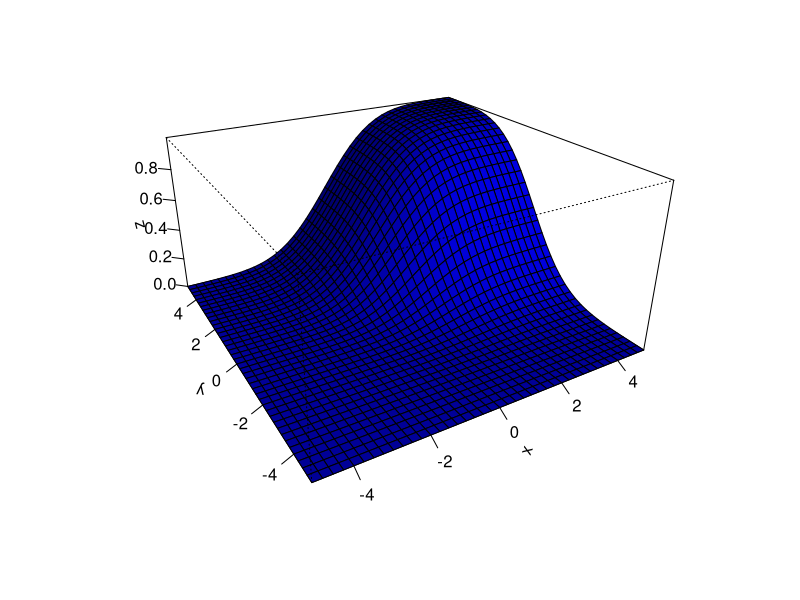
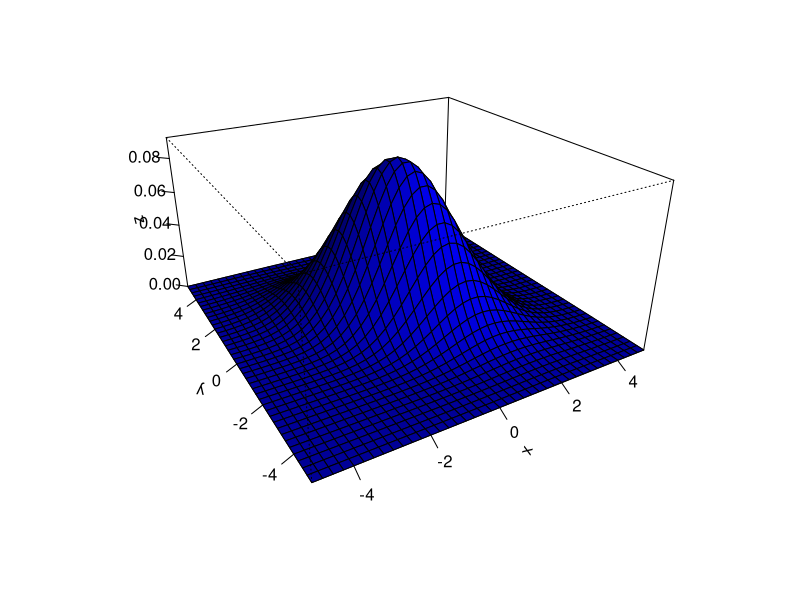
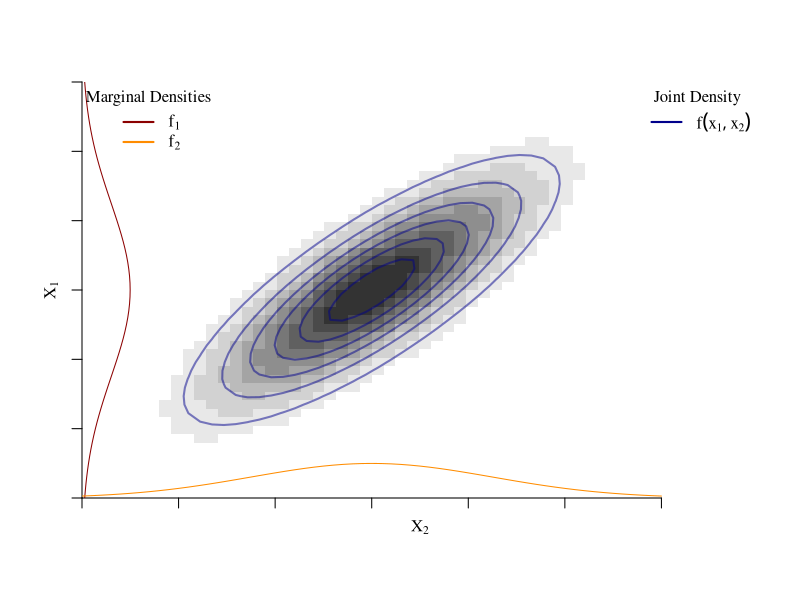
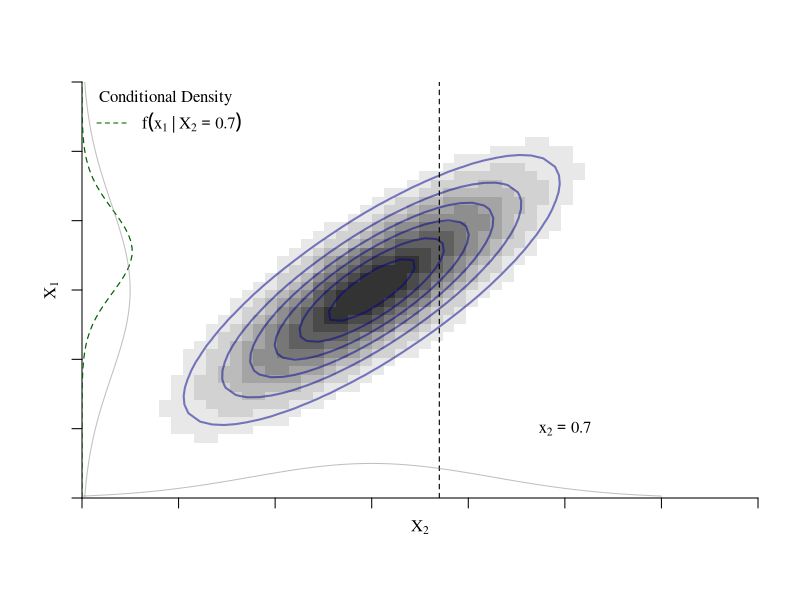
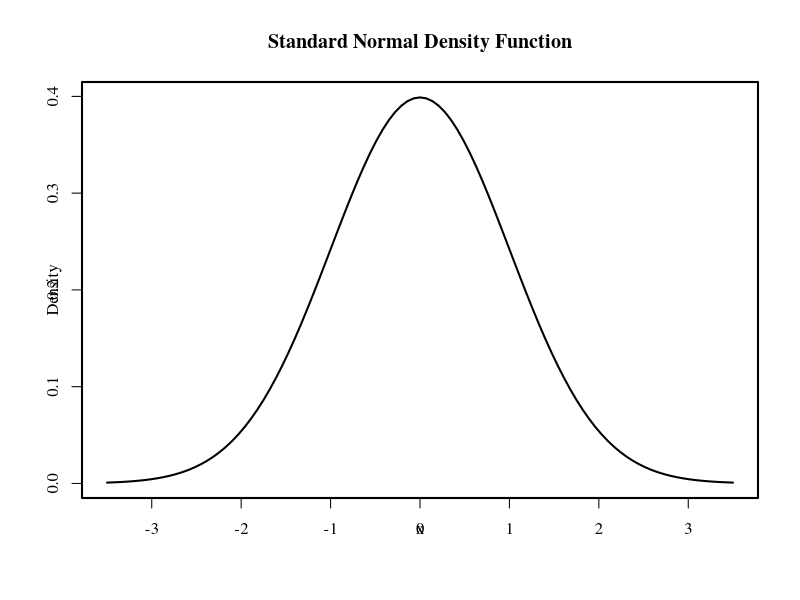
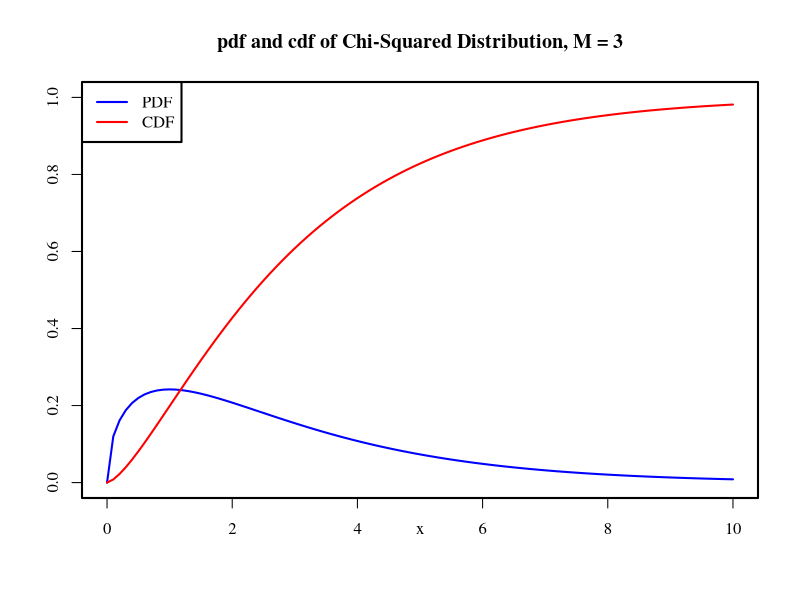
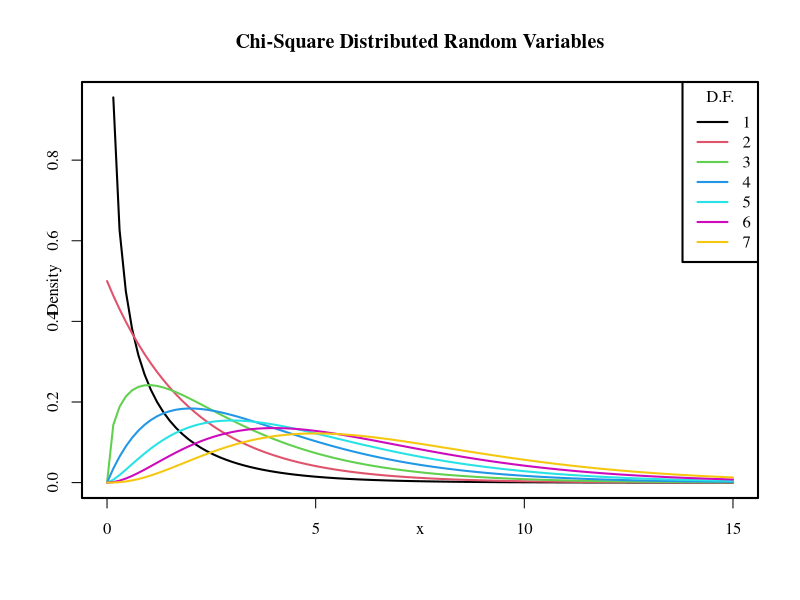
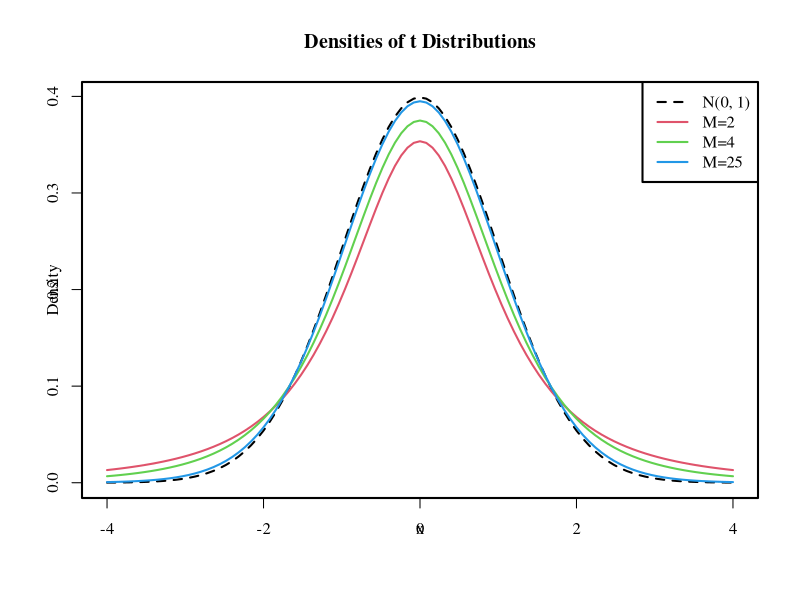

Generate these figures, in order, with R:
## ---- chunk 1
set.seed(869)
## 5 (fair) coin-flips:
results <- sample(x = c("H", "T"), size = 5, replace = TRUE)
## Relative frequency of "H" in 5 coin-flips
length(results[results=="H"])/5

## 50 (fair) coin-flips:
results <- sample(x = c("H", "T"), size = 50, replace = TRUE)
## Relative frequency of "H" in 50 coin-flips
length(results[results=="H"])/50

## 5000 (fair) coin-flips:
results <- sample(x = c("H", "T"), size = 5000, replace = TRUE)
## Relative frequency of "H" in 5000 coin-flips
length(results[results=="H"])/5000
## ---- chunk 2
## Install the package if not installed yet
# install.packages("mnormt")

library(mnormt)

x     <- seq(-5, 5, 0.25) 
y     <- seq(-5, 5, 0.25)
mu    <- c(0, 0)
sigma <- matrix(c(2, -1, -1, 2), nrow = 2)
f     <- function(x, y) pmnorm(cbind(x, y), mu, sigma)
z     <- outer(x, y, f)

persp(x, y, z, theta = -30, phi = 25, 
      shade = 0.75, col = "blue", expand = 0.5, r = 2, 
      ltheta = 25, ticktype = "detailed")
## ---- chunk 3
## Load the package
library(mnormt)

x     <- seq(-5, 5, 0.25) 
y     <- seq(-5, 5, 0.25)
mu    <- c(0, 0)
sigma <- matrix(c(2, -1, -1, 2), nrow = 2)
f     <- function(x, y) dmnorm(cbind(x, y), mu, sigma)
z     <- outer(x, y, f)

persp(x, y, z, theta = -30, phi = 25, 
      shade = 0.75, col = "blue", expand = 0.5, r = 2, 
      ltheta = 25, ticktype = "detailed")
## ---- chunk 4
library("scales")
par(lwd=2,mgp=c(1,1,0), family="serif")
# Modified to extract diagonal.
bivariate.normal <- function(x, mu, Sigma) 
  exp(-.5 * diag(t(x-mu) %*% solve(Sigma) %*% (x-mu))) / sqrt(2 * pi * det(Sigma))

mu    <- c(0,0)
Sigma <- matrix(c(1,.8,.8,1), nrow=2)

x1 <- seq(-3, 3, length.out=50)
x2 <- seq(-3, 3, length.out=50)

# plot(1:10,axes=FALSE, frame.plot=TRUE, lwd=1)

# z can now be calculated much easier.
z     <- bivariate.normal(t(expand.grid(x1,x2)),mu,Sigma)
dim(z)<-c(length(x1),length(x2))
contour(x1, x2, z, col="#4545FF", drawlabels=FALSE, nlevels=5,
        xlab=expression(X[2]), ylab=expression(X[1]),  lwd=1,xlim=c(-3,4),ylim=range(x2),frame.plot=FALSE,axes=FALSE,xaxs = "i", yaxs = "i")
image(x1, x2, z, col=gray(seq(1,.2,len=10)), add=TRUE)
contour(x1, x2, z, col=alpha("darkblue", 0.5), drawlabels=FALSE, nlevels=5, add=TRUE)
#box(lwd=.5)
axis(1,at = -3:3, labels=FALSE,lwd.ticks=1)
axis(2,labels=FALSE,lwd.ticks=1)

# Marginal probability distribution: http://mpdc.mae.cornell.edu/Courses/MAE714/biv-normal.pdf
# Please check this, I'm not sure it is correct.
marginal.x1<-function(x)  exp((-(x-mu[1])^2)/2*(Sigma[1,2]^2)) / (Sigma[1,2]*sqrt(2*pi))
marginal.x2<-function(x)  exp((-(x-mu[1])^2)/2*(Sigma[2,1]^2)) / (Sigma[2,1]*sqrt(2*pi))

# Left side solid
x.s  <- seq(from=min(x1),to=max(x1),by=0.1)
vals<-marginal.x2(x.s)
lines(vals-abs(min(x1)),x.s,lty=1,lwd=1, col="darkred")

# Bottom side solid
vals<-marginal.x1(x.s)
lines(x.s,vals-abs(min(x2)),lty=1,lwd=1, col="darkorange")
legend("topleft", col=c("darkred","darkorange"), lty=1, legend = c(expression(f[1]),expression(f[2])), bty="n",
       title = "Marginal Densities")
legend("topright", col=c("darkblue"), lty=1, legend = expression(f(x[1],x[2])), bty="n",
       title = "Joint Density")
## ---- chunk 5
par(lwd=2,mgp=c(1,1,0), family="serif")
# Modified to extract diagonal.
bivariate.normal <- function(x, mu, Sigma) 
  exp(-.5 * diag(t(x-mu) %*% solve(Sigma) %*% (x-mu))) / sqrt(2 * pi * det(Sigma))

mu    <- c(0,0)
Sigma <- matrix(c(1,.8,.8,1), nrow=2)

x1 <- seq(-3, 3, length.out=50)
x2 <- seq(-3, 3, length.out=50)

# plot(1:10,axes=FALSE, frame.plot=TRUE, lwd=1)

# z can now be calculated much easier.
# z     <- bivariate.normal(t(expand.grid(x1,x2)),mu,Sigma)
# dim(z)<-c(length(x1),length(x2))
# contour(x1, x2, z, col="#4545FF", drawlabels=FALSE, nlevels=5,
#         xlab=expression(X[1]), ylab=expression(X[2]),  lwd=1,xlim=c(-3,4),ylim=range(x2),frame.plot=FALSE,axes=FALSE,xaxs = "i", yaxs = "i")


z     <- bivariate.normal(t(expand.grid(x1,x2)),mu,Sigma)
dim(z)<-c(length(x1),length(x2))
contour(x1, x2, z, col="#4545FF", drawlabels=FALSE, nlevels=5,
        xlab=expression(X[2]), ylab=expression(X[1]),  lwd=1,xlim=c(-3,4),ylim=range(x2),frame.plot=FALSE,axes=FALSE,xaxs = "i", yaxs = "i")
image(x1, x2, z, col=gray(seq(1,.2,len=10)), add=TRUE)
contour(x1, x2, z, col=alpha("darkblue", 0.5), drawlabels=FALSE, nlevels=5, add=TRUE)

#box(lwd=.5)
axis(1,labels=FALSE,lwd.ticks=1)
axis(2,labels=FALSE,lwd.ticks=1)
abline(v=.7, col=1, lwd=1.1, lty=2)
text(2, -2, labels=expression(x[2]==0.7))

# Dotted
f    <- function(x1,x2) bivariate.normal(t(cbind(x1,x2)),mu,Sigma)
x.s  <- seq(from=min(x1),to=max(x1),by=0.1)
vals <- f(x1=0.7,x2=x.s)
lines(vals-abs(min(x1)),x.s,lty=2,lwd=1.2, col="darkgreen")


marginal.x1<-function(x) exp((-(x-mu[1])^2)/2*(Sigma[1,2]^2)) / (Sigma[1,2]*sqrt(2*pi))
marginal.x2<-function(x) exp((-(x-mu[1])^2)/2*(Sigma[2,1]^2)) / (Sigma[2,1]*sqrt(2*pi))

# Left side solid
vals<-marginal.x2(x.s)
lines(vals-abs(min(x1)),x.s,lty=1,lwd=1, col=gray(.5, 0.5))
 
# Bottom side solid
vals<-marginal.x1(x.s)
lines(x.s,vals-abs(min(x2)),lty=1,lwd=1, col=gray(.5, 0.5))

# legend("topright", col=c("darkred","darkorange"), lty=1, legend = c(expression(f[1]),expression(f[2])), bty="n",
#        title = "Marginal Densities")
legend("topleft", col="darkgreen", lty=2.1, lwd=.98, 
legend = expression(f(x[1]~ "|" ~ X[2]==0.7)), bty="n",
       title = "Conditional Density")
## ---- chunk 6
set.seed(51)
## Set the parameter k
k <- 10
## Draw one realization from the discrete uniform distribution
sample(x = 1:k, size = 1, replace = TRUE)
## ---- chunk 7
set.seed(51)
## Set the parameter p
p <- 0.25
## Draw n realization from the discrete uniform distribution
n <- 5
sample(x = c(0,1), size = n, prob = c(1-p, p), replace=TRUE)

## Alternatively:
## (Bernoulli(p) equals Binomial(1,p))
rbinom(n = n, size = 1, prob = p)
## ---- chunk 8
set.seed(51)
## Set the parameters n and p
size <-   10 # number of trials
p    <- 0.25 # prob of success

## Draw n realization from the binomial distribution:
n <- 5
rbinom(n = n, size = size, prob = p)
## ---- chunk 9
## Drawing from the uniform distribution:
n <- 10
a <- 0
b <- 1
runif(n = n, min = a, max = b)
## ---- chunk 10
# draw a plot of the N(0,1) PDF
curve(dnorm(x),
      xlim = c(-3.5, 3.5),
      ylab = "Density", 
      main = "Standard Normal Density Function") 
## ---- chunk 11
## Drawing from the uniform distribution:
n     <- 12
mu    <- 0
sigma <- 1
rnorm(n = n, mean = mu, sd = sigma) 
## ---- chunk 12
# plot the PDF
curve(dchisq(x, df = 3), 
      xlim = c(0, 10), 
      ylim = c(0, 1), 
      col = "blue",
      ylab = "",
      main = "pdf and cdf of Chi-Squared Distribution, M = 3")

# add the CDF to the plot
curve(pchisq(x, df = 3), 
      xlim = c(0, 10), 
      add = TRUE, 
      col = "red")

# add a legend to the plot
legend("topleft", 
       c("PDF", "CDF"), 
       col = c("blue", "red"), 
       lty = c(1, 1))
## ---- chunk 13
# plot the density for M=1
curve(dchisq(x, df = 1), 
      xlim = c(0, 15), 
      xlab = "x", 
      ylab = "Density", 
      main = "Chi-Square Distributed Random Variables")

# add densities for M=2,...,7 to the plot using a 'for()' loop 
for (M in 2:7) {
  curve(dchisq(x, df = M),
        xlim = c(0, 15), 
        add = T, 
        col = M)
}

# add a legend
legend("topright", 
       as.character(1:7), 
       col = 1:7 , 
       lty = 1, 
       title = "D.F.")
## ---- chunk 14
# plot the standard normal density
curve(dnorm(x), 
      xlim = c(-4, 4), 
      xlab = "x", 
      lty = 2, 
      ylab = "Density", 
      main = "Densities of t Distributions")

# plot the t density for M=2
curve(dt(x, df = 2), 
      xlim = c(-4, 4), 
      col = 2, 
      add = T)

# plot the t density for M=4
curve(dt(x, df = 4), 
      xlim = c(-4, 4), 
      col = 3, 
      add = T)

# plot the t density for M=25
curve(dt(x, df = 25), 
      xlim = c(-4, 4), 
      col = 4, 
      add = T)

# add a legend
legend("topright", 
       c("N(0, 1)", "M=2", "M=4", "M=25"), 
       col = 1:4, 
       lty = c(2, 1, 1, 1))
## ---- chunk 15
pf(2, df1 = 3, df2 = 14, lower.tail = F)
## ---- chunk 16
# define coordinate vectors for vertices of the polygon
x <- c(2, seq(2, 10, 0.01), 10)
y <- c(0, df(seq(2, 10, 0.01), 3, 14), 0)

# draw density of F_{3, 14}
curve(df(x ,3 ,14), 
      ylim = c(0, 0.8), 
      xlim = c(0, 10), 
      ylab = "Density",
      main = "Density Function")

# draw the polygon
polygon(x, y, col = "orange")
